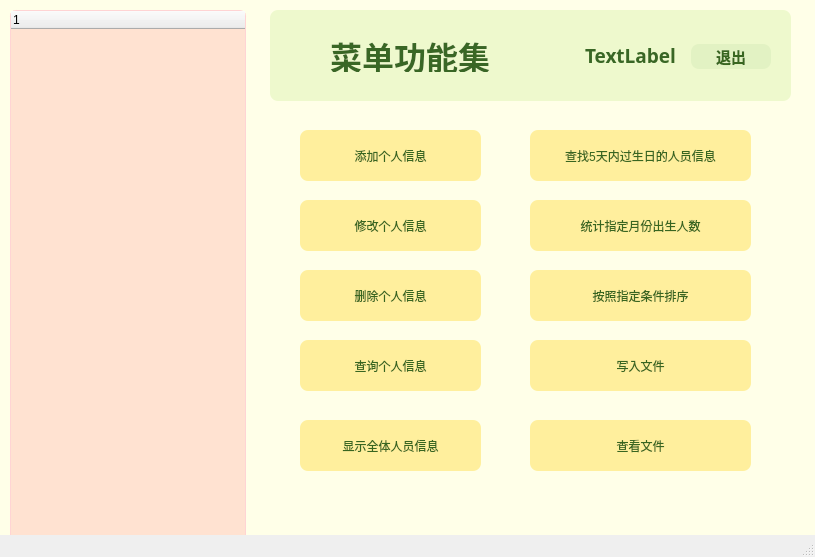
<?xml version="1.0" encoding="UTF-8"?>
<ui version="4.0">
 <class>MainWindow</class>
 <widget class="QMainWindow" name="MainWindow">
  <property name="geometry">
   <rect>
    <x>0</x>
    <y>0</y>
    <width>815</width>
    <height>557</height>
   </rect>
  </property>
  <property name="minimumSize">
   <size>
    <width>40</width>
    <height>45</height>
   </size>
  </property>
  <property name="windowTitle">
   <string>个人通讯录系统</string>
  </property>
  <property name="windowIcon">
   <iconset resource="res.qrc">
    <normaloff>:/image/20210217235610_b6ddc (1).jpeg</normaloff>:/image/20210217235610_b6ddc (1).jpeg</iconset>
  </property>
  <property name="toolTip">
   <string>这是学生管理系统</string>
  </property>
  <property name="styleSheet">
   <string notr="true"/>
  </property>
  <widget class="QWidget" name="centralwidget">
   <property name="styleSheet">
    <string notr="true">QWidget#centralwidget {
    background-color: #FFFFE8; /* 淡黄色主背景 */
    border: none; /* 去除默认边框 */
}</string>
   </property>
   <widget class="QWidget" name="widget_3" native="true">
    <property name="geometry">
     <rect>
      <x>250</x>
      <y>0</y>
      <width>541</width>
      <height>541</height>
     </rect>
    </property>
    <property name="styleSheet">
     <string notr="true">background-color:rgb(255, 255, 232)</string>
    </property>
    <widget class="QWidget" name="widget" native="true">
     <property name="geometry">
      <rect>
       <x>20</x>
       <y>10</y>
       <width>521</width>
       <height>91</height>
      </rect>
     </property>
     <property name="styleSheet">
      <string notr="true">background-color:rgb(238, 249, 205);
border-radius:8px;</string>
     </property>
     <widget class="QWidget" name="widget_2" native="true">
      <property name="geometry">
       <rect>
        <x>230</x>
        <y>20</y>
        <width>300</width>
        <height>51</height>
       </rect>
      </property>
      <property name="minimumSize">
       <size>
        <width>250</width>
        <height>0</height>
       </size>
      </property>
      <property name="maximumSize">
       <size>
        <width>300</width>
        <height>16777215</height>
       </size>
      </property>
      <widget class="QPushButton" name="pushButton">
       <property name="geometry">
        <rect>
         <x>191</x>
         <y>14</y>
         <width>80</width>
         <height>25</height>
        </rect>
       </property>
       <property name="minimumSize">
        <size>
         <width>70</width>
         <height>0</height>
        </size>
       </property>
       <property name="maximumSize">
        <size>
         <width>80</width>
         <height>16777215</height>
        </size>
       </property>
       <property name="font">
        <font>
         <family>黑体</family>
         <pointsize>11</pointsize>
         <italic>false</italic>
         <bold>true</bold>
        </font>
       </property>
       <property name="styleSheet">
        <string notr="true">font: bold 11pt &quot;黑体&quot; ;
color:rgb(56, 102, 32);
background-color:rgb(226, 242, 195)
</string>
       </property>
       <property name="text">
        <string>退出</string>
       </property>
      </widget>
      <widget class="QLabel" name="label_username">
       <property name="geometry">
        <rect>
         <x>85</x>
         <y>9</y>
         <width>91</width>
         <height>33</height>
        </rect>
       </property>
       <property name="maximumSize">
        <size>
         <width>180</width>
         <height>16777215</height>
        </size>
       </property>
       <property name="font">
        <font>
         <family>黑体</family>
         <pointsize>14</pointsize>
         <italic>false</italic>
         <bold>true</bold>
        </font>
       </property>
       <property name="styleSheet">
        <string notr="true">color:rgb(57, 103, 37);
font: bold 14pt &quot;黑体&quot;;</string>
       </property>
       <property name="text">
        <string>TextLabel</string>
       </property>
      </widget>
      <widget class="QLabel" name="label">
       <property name="geometry">
        <rect>
         <x>30</x>
         <y>10</y>
         <width>40</width>
         <height>45</height>
        </rect>
       </property>
       <property name="minimumSize">
        <size>
         <width>40</width>
         <height>45</height>
        </size>
       </property>
       <property name="maximumSize">
        <size>
         <width>40</width>
         <height>45</height>
        </size>
       </property>
       <property name="styleSheet">
        <string notr="true">background-image:url(:/image/20230208180813_5703f.jpg);</string>
       </property>
       <property name="text">
        <string/>
       </property>
      </widget>
     </widget>
     <widget class="QLabel" name="label_3">
      <property name="geometry">
       <rect>
        <x>40</x>
        <y>30</y>
        <width>200</width>
        <height>32</height>
       </rect>
      </property>
      <property name="minimumSize">
       <size>
        <width>200</width>
        <height>0</height>
       </size>
      </property>
      <property name="font">
       <font>
        <family>黑体</family>
        <pointsize>24</pointsize>
        <italic>false</italic>
        <bold>true</bold>
        <kerning>true</kerning>
       </font>
      </property>
      <property name="styleSheet">
       <string notr="true">
color:rgb(57, 103, 37);
font: bold 24pt &quot;黑体&quot;;</string>
      </property>
      <property name="text">
       <string>菜单功能集</string>
      </property>
      <property name="alignment">
       <set>Qt::AlignCenter</set>
      </property>
     </widget>
    </widget>
    <widget class="QWidget" name="widget_4" native="true">
     <property name="geometry">
      <rect>
       <x>10</x>
       <y>110</y>
       <width>561</width>
       <height>361</height>
      </rect>
     </property>
     <property name="styleSheet">
      <string notr="true"/>
     </property>
     <widget class="QWidget" name="widget_5" native="true">
      <property name="geometry">
       <rect>
        <x>20</x>
        <y>10</y>
        <width>241</width>
        <height>391</height>
       </rect>
      </property>
      <property name="styleSheet">
       <string notr="true"/>
      </property>
      <widget class="QPushButton" name="pushButton_2">
       <property name="geometry">
        <rect>
         <x>20</x>
         <y>80</y>
         <width>181</width>
         <height>51</height>
        </rect>
       </property>
       <property name="styleSheet">
        <string notr="true">font: bold 12pt &quot;黑体&quot; ;
color:rgb(56, 102, 32);
background-color:rgb(255, 239, 157);
border-radius:8px;</string>
       </property>
       <property name="text">
        <string>修改个人信息</string>
       </property>
      </widget>
      <widget class="QPushButton" name="pushButton_4">
       <property name="geometry">
        <rect>
         <x>20</x>
         <y>150</y>
         <width>181</width>
         <height>51</height>
        </rect>
       </property>
       <property name="styleSheet">
        <string notr="true">font: bold 12pt &quot;黑体&quot; ;
color:rgb(56, 102, 32);
background-color:rgb(255, 239, 157);
border-radius:8px;
</string>
       </property>
       <property name="text">
        <string>删除个人信息</string>
       </property>
      </widget>
      <widget class="QPushButton" name="pushButton_5">
       <property name="geometry">
        <rect>
         <x>20</x>
         <y>220</y>
         <width>181</width>
         <height>51</height>
        </rect>
       </property>
       <property name="styleSheet">
        <string notr="true">font: bold 12pt &quot;黑体&quot; ;
color:rgb(56, 102, 32);
background-color:rgb(255, 239, 157);
border-radius:8px;

</string>
       </property>
       <property name="text">
        <string>查询个人信息</string>
       </property>
      </widget>
      <widget class="QPushButton" name="pushButton_6">
       <property name="geometry">
        <rect>
         <x>20</x>
         <y>300</y>
         <width>181</width>
         <height>51</height>
        </rect>
       </property>
       <property name="styleSheet">
        <string notr="true">font: bold 12pt &quot;黑体&quot; ;
color:rgb(56, 102, 32);
background-color:rgb(255, 239, 157);
border-radius:8px;</string>
       </property>
       <property name="text">
        <string>显示全体人员信息</string>
       </property>
      </widget>
      <widget class="QPushButton" name="pushButton_3">
       <property name="geometry">
        <rect>
         <x>20</x>
         <y>10</y>
         <width>181</width>
         <height>51</height>
        </rect>
       </property>
       <property name="styleSheet">
        <string notr="true">font: bold 12pt &quot;黑体&quot; ;
color:rgb(56, 102, 32);
background-color:rgb(255, 239, 157);
border-radius:8px;
</string>
       </property>
       <property name="text">
        <string>添加个人信息</string>
       </property>
      </widget>
     </widget>
     <widget class="QWidget" name="widget_6" native="true">
      <property name="geometry">
       <rect>
        <x>260</x>
        <y>10</y>
        <width>261</width>
        <height>351</height>
       </rect>
      </property>
      <widget class="QPushButton" name="pushButton_7">
       <property name="geometry">
        <rect>
         <x>10</x>
         <y>10</y>
         <width>221</width>
         <height>51</height>
        </rect>
       </property>
       <property name="styleSheet">
        <string notr="true">font: bold 12pt &quot;黑体&quot; ;
color:rgb(56, 102, 32);
background-color:rgb(255, 239, 157);
border-radius:8px;
</string>
       </property>
       <property name="text">
        <string>查找5天内过生日的人员信息</string>
       </property>
      </widget>
      <widget class="QPushButton" name="pushButton_8">
       <property name="geometry">
        <rect>
         <x>10</x>
         <y>80</y>
         <width>221</width>
         <height>51</height>
        </rect>
       </property>
       <property name="styleSheet">
        <string notr="true">font: bold 12pt &quot;黑体&quot; ;
color:rgb(56, 102, 32);
background-color:rgb(255, 239, 157);
border-radius:8px;
</string>
       </property>
       <property name="text">
        <string>统计指定月份出生人数</string>
       </property>
      </widget>
      <widget class="QPushButton" name="pushButton_9">
       <property name="geometry">
        <rect>
         <x>10</x>
         <y>150</y>
         <width>221</width>
         <height>51</height>
        </rect>
       </property>
       <property name="styleSheet">
        <string notr="true">font: bold 12pt &quot;黑体&quot; ;
color:rgb(56, 102, 32);
background-color:rgb(255, 239, 157);
border-radius:8px;
</string>
       </property>
       <property name="text">
        <string>按照指定条件排序</string>
       </property>
      </widget>
      <widget class="QPushButton" name="pushButton_10">
       <property name="geometry">
        <rect>
         <x>10</x>
         <y>220</y>
         <width>221</width>
         <height>51</height>
        </rect>
       </property>
       <property name="styleSheet">
        <string notr="true">font: bold 12pt &quot;黑体&quot; ;
color:rgb(56, 102, 32);
background-color:rgb(255, 239, 157);
border-radius:8px;
</string>
       </property>
       <property name="text">
        <string>写入文件</string>
       </property>
      </widget>
      <widget class="QPushButton" name="pushButton_11">
       <property name="geometry">
        <rect>
         <x>10</x>
         <y>300</y>
         <width>221</width>
         <height>51</height>
        </rect>
       </property>
       <property name="styleSheet">
        <string notr="true">font: bold 12pt &quot;黑体&quot; ;
color:rgb(56, 102, 32);
background-color:rgb(255, 239, 157);
border-radius:8px;
</string>
       </property>
       <property name="text">
        <string>查看文件</string>
       </property>
      </widget>
     </widget>
    </widget>
   </widget>
   <widget class="QTreeWidget" name="treeWidget">
    <property name="geometry">
     <rect>
      <x>0</x>
      <y>0</y>
      <width>256</width>
      <height>591</height>
     </rect>
    </property>
    <property name="styleSheet">
     <string notr="true">/* ====================== TreeWidget 整体样式 ====================== */
QTreeWidget {
    background-color: rgb(255, 226, 209); /* 淡黄色内容区背景 */
    border: 1px solid #FFD4D4;          /* 粉色边框 */
    border-radius: 6px;                 /* 圆角 */
    margin: 10px;                       /* 外边距 */
	font:bold 16px &quot;黑体&quot;;
}

/* ====================== TreeWidget 头部（列标题） ====================== */
QTreeWidget::header {
    background-color: #FFD4D4;          /* 粉色头部背景 */
    color: rgb(177, 108, 109);          /* 浅粉色文字（未选中节点的文字颜色基准） */
    font-weight: bold;                  /* 加粗 */
    padding: 6px;                       /* 头部内边距 */
	font:bold 16px &quot;黑体&quot;;
}

/* ====================== TreeWidget 普通节点（未选中状态） ====================== */
QTreeWidget::item {
    padding: 8px;                       /* 节点内边距 */
    border-bottom: 1px solid #FFF0E8;   /* 浅粉分隔线（可选） */
    color: rgb(177, 108, 109);          /* 显式设置未选中节点文字颜色（与头部文字一致） */
	font:bold 13px &quot;黑体&quot;;
}

/* ====================== TreeWidget 选中节点 ====================== */
QTreeWidget::item:selected {
    background-color: rgb(253, 206, 193); /* 深粉色选中背景（仅改背景，不改变文字颜色） */
    /* 移除或注释掉 color 属性，继承普通节点的文字颜色 */
    /* color: rgb(225, 198, 185); */     /* 可选：显式声明与普通节点一致（非必需） */
}</string>
    </property>
    <column>
     <property name="text">
      <string notr="true">1</string>
     </property>
    </column>
   </widget>
  </widget>
  <widget class="QStatusBar" name="statusbar"/>
 </widget>
 <resources>
  <include location="res.qrc"/>
 </resources>
 <connections/>
</ui>
